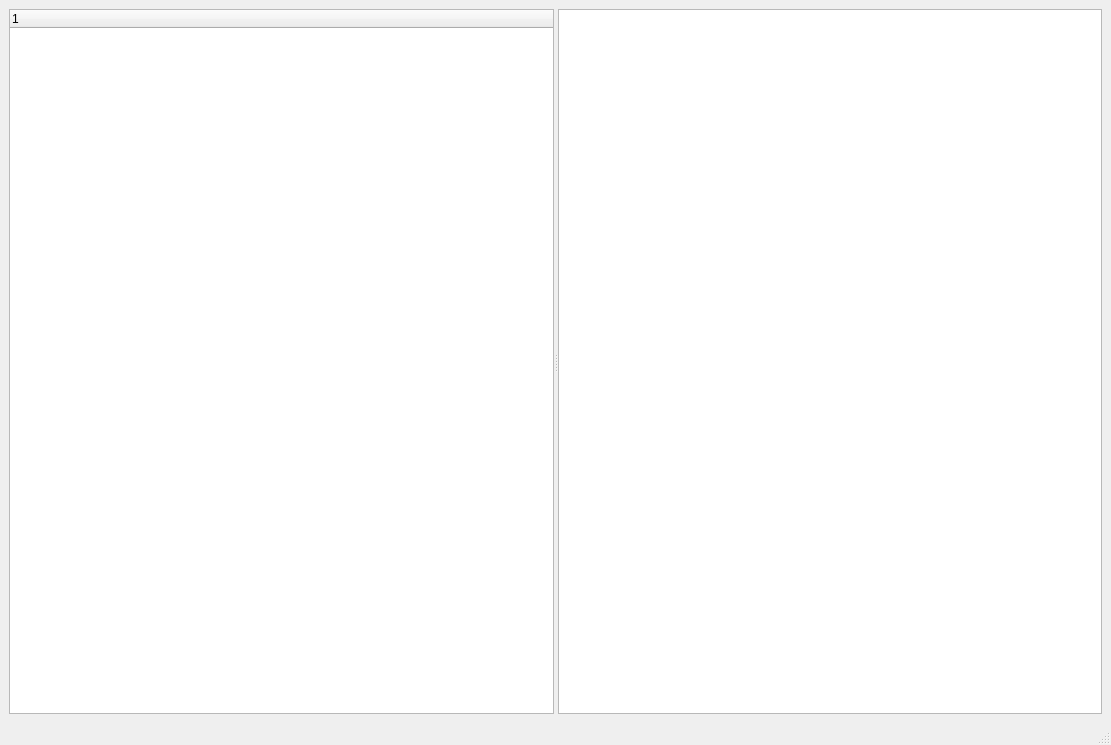
<?xml version="1.0" encoding="UTF-8"?>
<ui version="4.0">
 <class>MainWindow</class>
 <widget class="QMainWindow" name="MainWindow">
  <property name="geometry">
   <rect>
    <x>0</x>
    <y>0</y>
    <width>1111</width>
    <height>745</height>
   </rect>
  </property>
  <property name="windowTitle">
   <string>MainWindow</string>
  </property>
  <widget class="QWidget" name="centralwidget">
   <layout class="QHBoxLayout" name="horizontalLayout">
    <item>
     <widget class="QSplitter" name="splitter">
      <property name="orientation">
       <enum>Qt::Horizontal</enum>
      </property>
      <widget class="QTreeWidget" name="treeWidget">
       <column>
        <property name="text">
         <string notr="true">1</string>
        </property>
       </column>
      </widget>
      <widget class="QListWidget" name="listWidget"/>
     </widget>
    </item>
   </layout>
  </widget>
  <widget class="QMenuBar" name="menubar">
   <property name="geometry">
    <rect>
     <x>0</x>
     <y>0</y>
     <width>1111</width>
     <height>20</height>
    </rect>
   </property>
  </widget>
  <widget class="QStatusBar" name="statusbar"/>
 </widget>
 <resources/>
 <connections/>
</ui>
